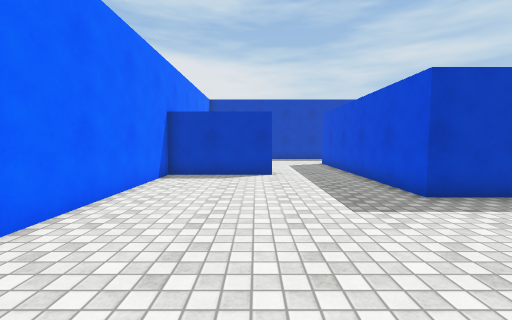
View 1 (above)

16 first-person views from a walk through a scene from a Unity 3-D project. The camera is 1.3 m above the floor, tilts 4° down and sees 90° across. The floor is counted in squares, 1 m on a side. Each view is taken from the middle of a square. On the plan, view 1 faces up. The plan holds only what a view shows up to about 13 squares ahead; the rest is blank. The place goes on beyond the plan. Some animated figures are not drawn. Surface patterns are stand-ins for the level's own textures.

View 2
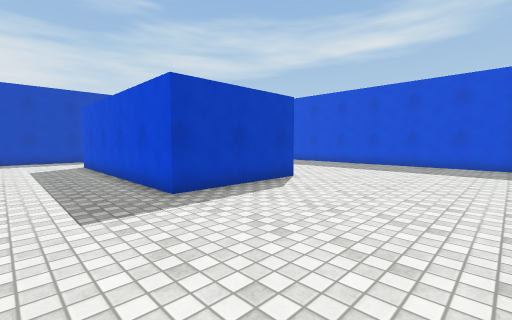

View 3
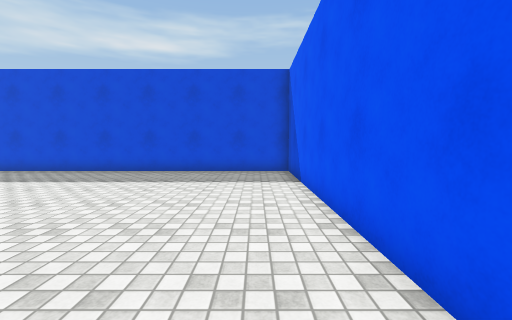

View 4
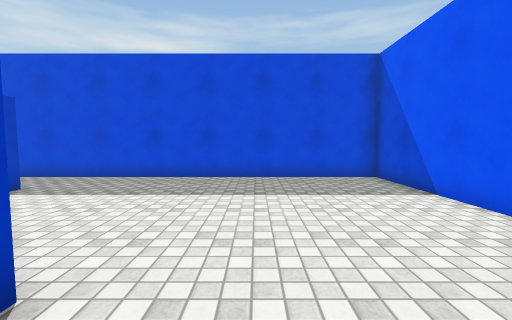

View 5
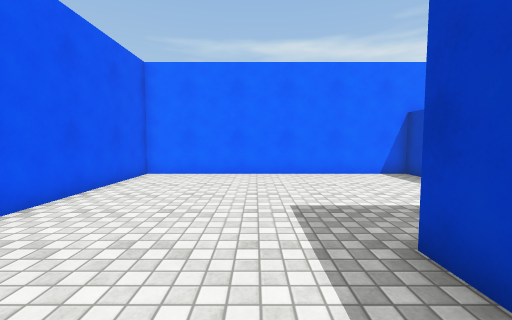

View 6
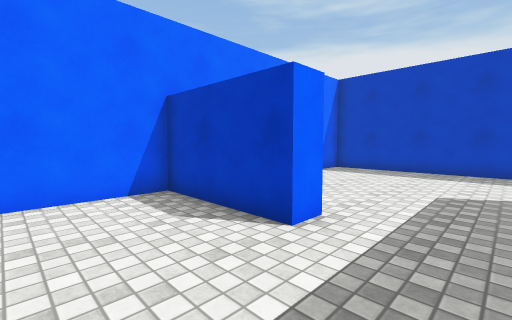

View 7
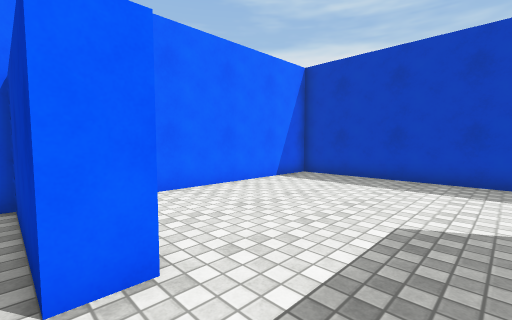

View 8
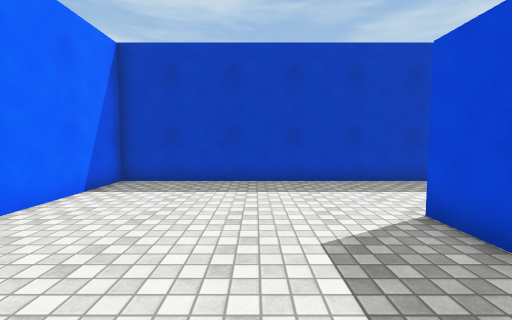

View 9
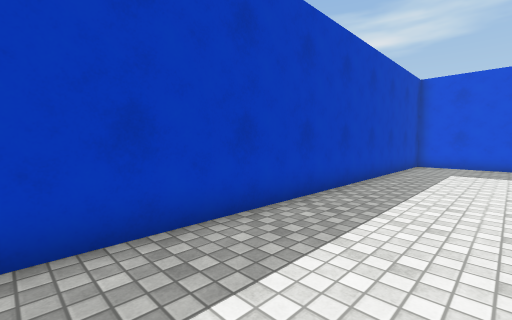

View 10
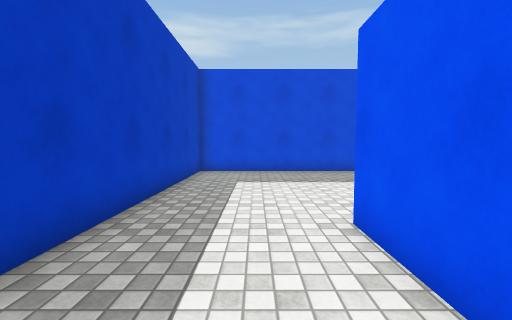

View 11
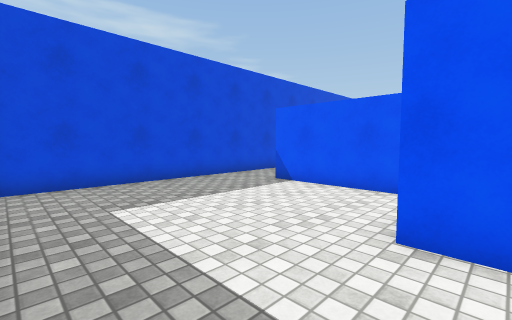

View 12
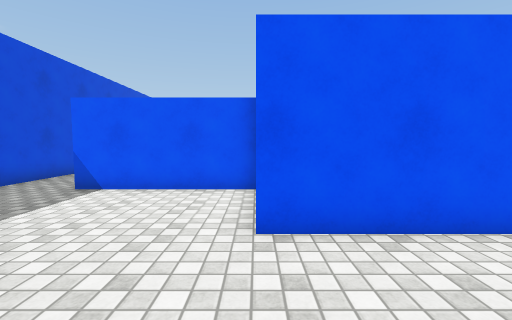

View 13
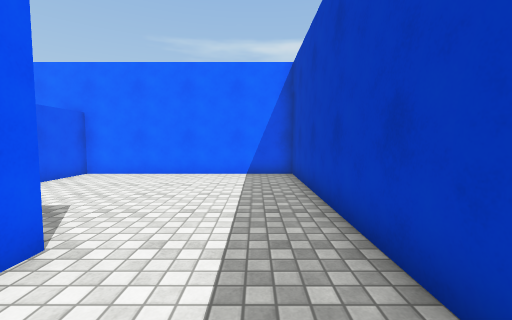

View 14
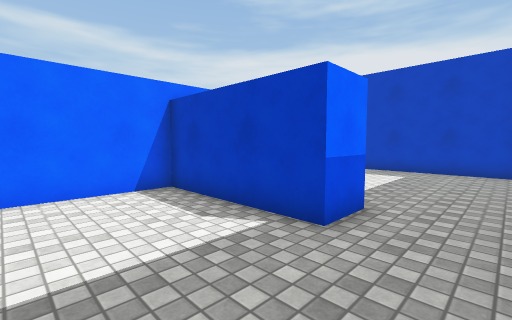

View 15
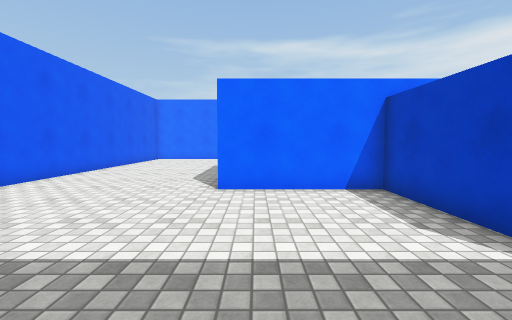

View 16
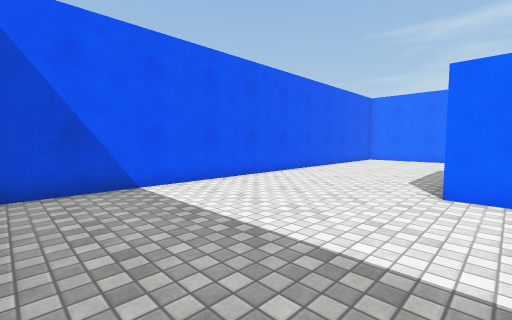

### Floor plan
Points are (right, up) in squares from view 1. A wall is a line through its corners. A room is listed if a view was taken in it or the views show most of it. See-through windows are left out.
Room 1 (views 1, 2, 3, 4, 5, 6, 7, 8, 9, 10, 11, 12, 13, 14, 15, 16)
walls: (9, 12) (14, 12) (14, 10.5) (9, 10.5) (9, 5.9) (4, 5.9) (4, 15.4) (9, 15.4); (0.6, 11.1) (0.6, 10.2) (-3.5, 10.2) (-3.5, -0.5) (16.5, -0.5) (16.5, 19.5) (-3.5, 19.5) (-3.5, 11.1) (-1.1, 11.1)

Where each view was taken, in squares from view 1:
view 1: 0 up, 0 right, facing up
view 2: 0 up, 1 right, facing up-right
view 3: 1 up, 5 right, facing right
view 4: 4 up, 7 right, facing right
view 5: 4 up, 7 right, facing left
view 6: 7 up, 3 right, facing up-left
view 7: 10 up, 3 right, facing up-left
view 8: 11 up, 1 right, facing up
view 9: 16 up, 1 right, facing up-right
view 10: 17 up, 5 right, facing right
view 11: 19 up, 8 right, facing down-right
view 12: 19 up, 9 right, facing down
view 13: 18 up, 7 right, facing left
view 14: 7 up, 16 right, facing up-left
view 15: 7 up, 16 right, facing left
view 16: 7 up, 16 right, facing down-left
